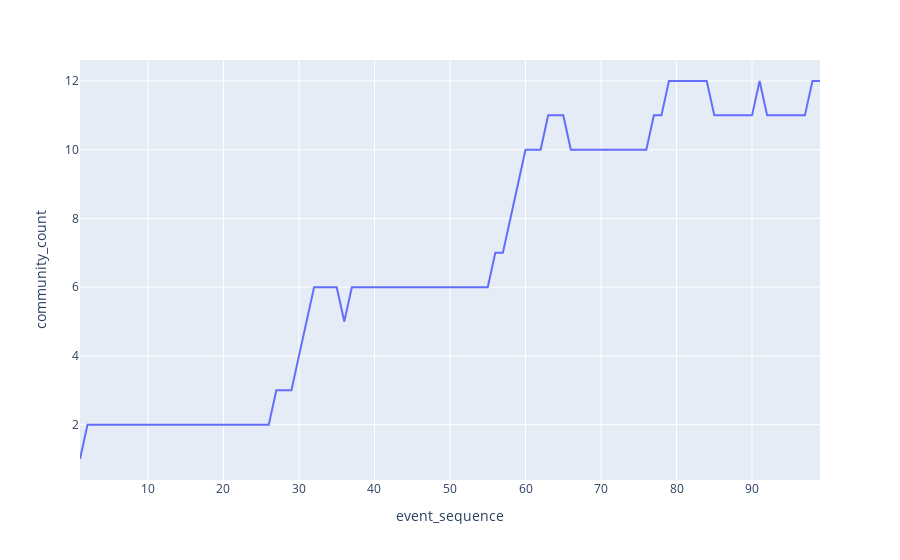

The notebook cell this image was saved under:
### Code cell
s = pd.Series(output)
s.name = 'community_count'
s.index.name = 'event_sequence'

fig_df = s.reset_index()
px.line(fig_df,
        x='event_sequence',
        y='community_count')

### Figure 1 — Plotly figure (JSON) as saved in the notebook; plotly's stock layout.template omitted (floating-point values rounded to 4 significant figures)
{"data": [{"hovertemplate": "event_sequence=%{x}<br>community_count=%{y}<extra></extra>", "legendgroup": "", "line": {"color": "#636efa", "dash": "solid"}, "mode": "lines", "name": "", "orientation": "v", "showlegend": false, "type": "scatter", "x": [1, 2, 3, 4, 5, 6, 7, 8, 9, 10, 11, 12, 13, 14, 15, 16, 17, 18, 19, 20, 21, 22, 23, 24, 25, 26, 27, 28, 29, 30, 31, 32, 33, 34, 35, 36, 37, 38, 39, 40, 41, 42, 43, 44, 45, 46, 47, 48, 49, 50, 51, 52, 53, 54, 55, 56, 57, 58, 59, 60, 61, 62, 63, 64, 65, 66, 67, 68, 69, 70, 71, 72, 73, 74, 75, 76, 77, 78, 79, 80, 81, 82, 83, 84, 85, 86, 87, 88, 89, 90, 91, 92, 93, 94, 95, 96, 97, 98, 99], "xaxis": "x", "y": [1, 2, 2, 2, 2, 2, 2, 2, 2, 2, 2, 2, 2, 2, 2, 2, 2, 2, 2, 2, 2, 2, 2, 2, 2, 2, 3, 3, 3, 4, 5, 6, 6, 6, 6, 5, 6, 6, 6, 6, 6, 6, 6, 6, 6, 6, 6, 6, 6, 6, 6, 6, 6, 6, 6, 7, 7, 8, 9, 10, 10, 10, 11, 11, 11, 10, 10, 10, 10, 10, 10, 10, 10, 10, 10, 10, 11, 11, 12, 12, 12, 12, 12, 12, 11, 11, 11, 11, 11, 11, 12, 11, 11, 11, 11, 11, 11, 12, 12], "yaxis": "y"}], "layout": {"autosize": true, "legend": {"tracegroupgap": 0}, "margin": {"t": 60}, "xaxis": {"anchor": "y", "autorange": true, "domain": [0, 1], "range": [1, 99], "title": {"text": "event_sequence"}, "type": "linear"}, "yaxis": {"anchor": "x", "autorange": true, "domain": [0, 1], "range": [0.3889, 12.61], "title": {"text": "community_count"}, "type": "linear"}}}
